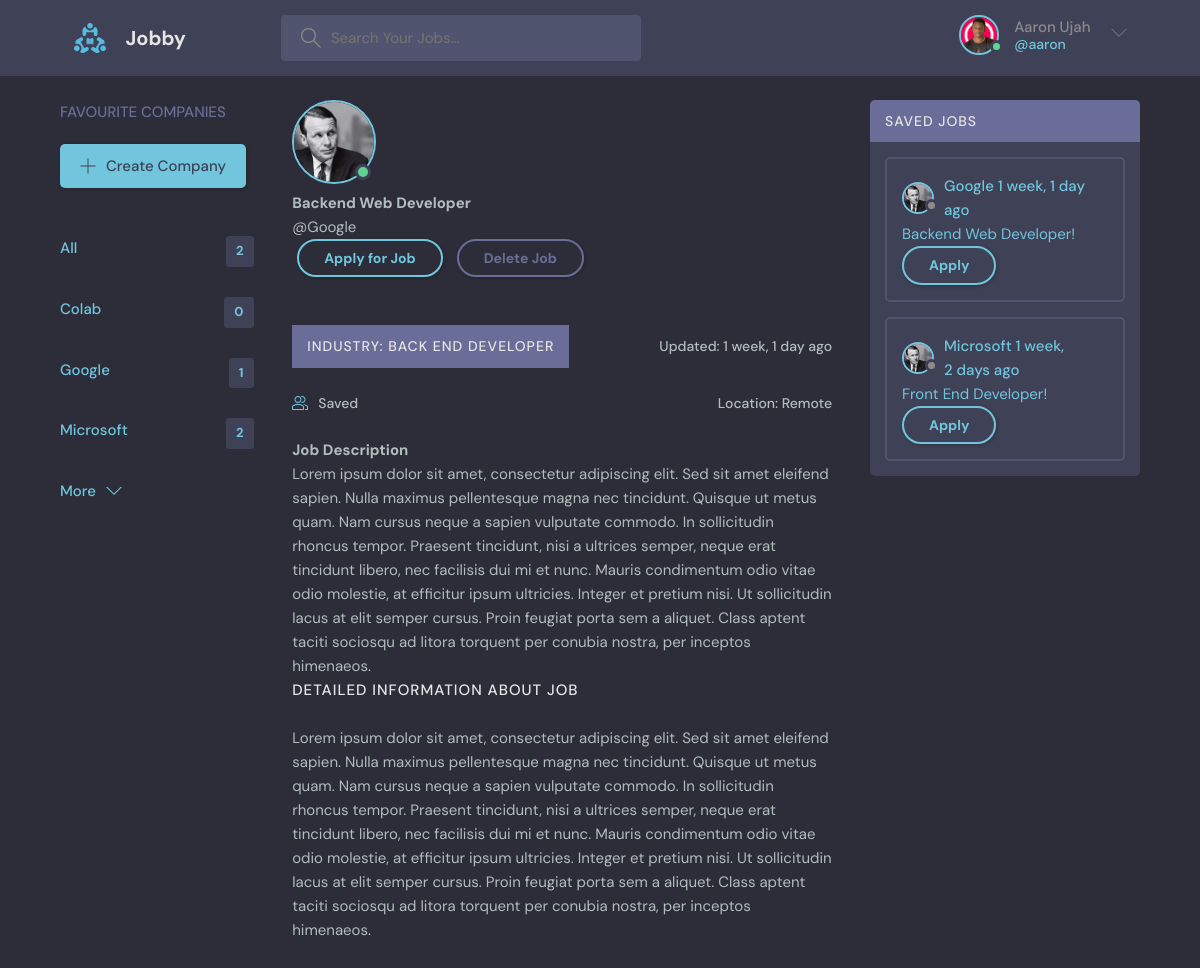
Page /job/3 (signed in) on the earlier database version.
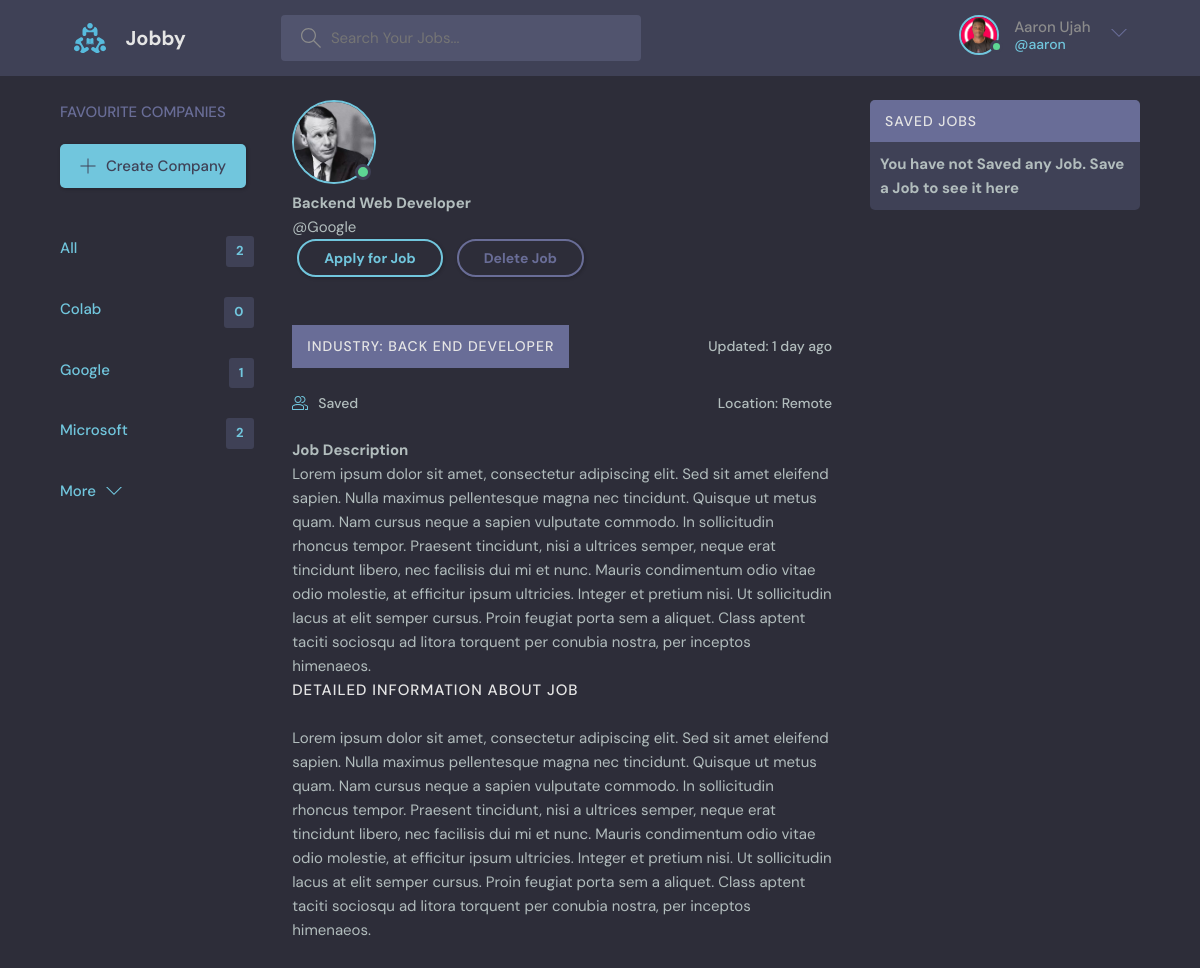
Same page on the later database version.
### myjob/models.py (models this page shows, shortened)
class Company(models.Model):
    user = models.ForeignKey(User, on_delete=models.CASCADE, null=True)
    name = models.CharField(max_length=200)
    website = models.URLField(max_length=200)
    logo = models.ImageField(null=True, default="avatar.svg", blank=True)
    updated = models.DateTimeField(auto_now=True)
    created = models.DateTimeField(auto_now_add=True)
    class Meta:
        ordering = ['-updated', '-created']

class Job(models.Model):
    client = models.ForeignKey(User, on_delete=models.CASCADE)
    industry = models.CharField(max_length=200, null=True)
    company = models.ForeignKey(Company, on_delete=models.CASCADE)
    name = models.CharField(max_length=200)
    description = models.TextField(null=True, blank=True)
    information = models.TextField()
    location = models.CharField(max_length=200)
    link = models.URLField(max_length=200, null=True)
    saved = models.BooleanField(default=False)
    updated = models.DateTimeField(auto_now=True)
    created = models.DateTimeField(auto_now_add=True)
    deleted = models.BooleanField(default=False)
    class Meta:
        ordering = ['-updated', '-created']

### myjob/views.py (the view)
# urls.py: path('job/<str:pk>', views.job, name='job'),
@login_required(login_url='login')
def job(request, pk):
    user = User.objects.get(id=request.user.id)
    job = Job.objects.get(id=pk)
    jobs = Job.objects.filter(client=user)
    saves = Job.objects.filter(saved=True, client=user)
    companies = Company.objects.filter(user=user)
    context = {'job': job, 'jobs': jobs, 'saves': saves, 'companies': companies }
    return render(request, 'myjob/job.html', context)

### myjob/templates/myjob/job.html (shortened to what this page needs)
{% extends 'main.html' %}
{% block content %}
  <main class="profile-page layout layout--3">
    <div class="container">
      {% include 'myjob/companies_component.html' %}
      <div class="roomList">
        <div class="profile">
          <div class="profile__avatar">
            <div class="avatar avatar--large active">
              <img src="{{job.company.logo.url}}" />
            </div>
          </div>
          <div class="profile__info">
            <h3>{{job.name}}</h3>
            <p>@{{job.company.name}}</p>
            {% if request.user == job.client  %}
                <a href="{{job.link}}" class="btn btn--main btn--pill" style="margin-left: 5px; margin-right: 5px;">Apply for Job</a>
                <a href="{% url 'delete-job' job.id %}" class="btn btn--main btn--pill" style="color:#696d97; border-top-color:#696d97; border-right-color:#696d97;
                border-bottom-color:#696d97; border-left-color:#696d97; margin-left: 5px; margin-right: 5px;">
                  Delete Job
                </a>
            {% endif %}
          </div>
          <br>
          <br>
          <div class="roomListRoom__header">
            <a href="{% url 'home' %}?q={{job.industry}}" class="roomListRoom__author">
                <span class="activities__header"><h2>Industry: {{job.industry}}</h2></span>
            </a>
            <div class="roomListRoom__actions">
                <span >Updated: {{job.updated|timesince}} ago</span>
            </div>
          </div>
          <br>
          <div class="roomListRoom__header">
            <a href="" data-job= {{job.id}} data-action='add' class="roomListRoom__joined saved-update">
               Saved
            </a>
            <div class="roomListRoom__actions">
                <span>Location: {{job.location}}</span>
            </div>
          </div>
          <br>
          <div class="profile__about">
            <h3>Job Description</h3>
            <p>
              {{job.description}}
            </p>
          </div>
        </div>
        <div class="roomList__header">
          <div>
            <h2>Detailed Information About Job</h2>
          </div>
        </div>
        {{job.information|safe}}
      </div>
      {% include 'myjob/saved_component.html' %}
    </div>
  </main>
{% endblock content %}

### myjob/templates/myjob/companies_component.html
<div class="topics">
    <div class="topics__header">
    <h2>Favourite Companies</h2>
    </div>
    <a class="btn btn--main" href="{% url 'create-company' %}">
        <svg version="1.1" xmlns="http://www.w3.org/2000/svg" width="32" height="32" viewBox="0 0 32 32">
        <title>add</title>
        <path
            d="M16.943 0.943h-1.885v14.115h-14.115v1.885h14.115v14.115h1.885v-14.115h14.115v-1.885h-14.115v-14.115z"
        ></path>
        </svg>
        Create Company
    </a>
    <br>
    <br>
    <br>
    {% if companies.count != 0 %}
        <ul class="topics__list">
            <li>
                <a href="{% url 'home' %}" class="active">All <span>{{jobs.count}}</span></a>
            </li>
            {% for company in companies %}
                <li>
                    <a href="{% url 'home' %}?q={{company.name}}" class="active">{{company.name}}<span>{{company.job_set.all.count}}</span></a>
                </li>
            {% endfor %}
        </ul>
        <a class="btn btn--link" href="{% url 'companies' %}">
        More
        <svg version="1.1" xmlns="http://www.w3.org/2000/svg" width="32" height="32" viewBox="0 0 32 32">
            <title>chevron-down</title>
            <path d="M16 21l-13-13h-3l16 16 16-16h-3l-13 13z"></path>
        </svg>
        </a>
    {% else %}
        <h3 style="margin:10px ;">You have not added any company. Add a company to see it here</h3>
    {% endif %}
</div>

### myjob/templates/myjob/saved_component.html (shortened to what this page needs)
<div class="activities">
    <div class="activities__header">
    <h2>Saved Jobs</h2>
    </div>
    {% if saves.count != 0 %}
        {% for save in saves %}
        <div class="activities__box">
            <div class="activities__boxHeader roomListRoom__header">
                <a href="{% url 'home' %}?q={{job.company.name}}" class="roomListRoom__author">
                <div class="avatar avatar--small">
                    <img src="{{save.company.logo.url}}" />
                </div>
                <p>
                    {{save.company.name}}
                    <span>{{save.updated|timesince}} ago</span>
                </p>
                </a>
            </div>
            <div class="activities__boxContent">
                <a href="{% url 'job' save.id %}">{{save.name}}!</a>
                <a href="{{save.link}}" class="btn btn--main btn--pill">Apply</a>
            </div>
        </div>
        {% endfor %}
    {% else %}
        <div class="activities__header">
            <h3 style="margin:10px ;">You have not Saved any Job. Save a Job to see it here</h3>
        </div>
    {% endif %}
</div>

Differences in the rows shown:
no longer on one of the page's lists (row edited): Job: company.name "Google", updated "1 week, 1 day", name "Backend Web Developer"
no longer on this page (row edited): Job: company.logo (picture), company.name "Microsoft", updated "1 week, 2 days", name "Front End Developer"
changed Job "Backend Web Developer": updated "1 week, 1 day" → "1 day"
Other differences:
text now shown: "You have not Saved any Job. Save a Job to see it here"
